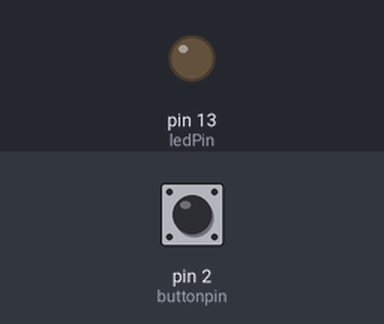
The sketch below on a simulated Arduino Uno, built with avr-gcc and run on an emulated ATmega328P. Parts: output pins drawn as LEDs (lit = HIGH). Inputs (shaded band) come from the test bench; at power-on: pin 2 (buttonpin) LOW.

Above: at 1.2 s.
1.3 s: pin 2 (buttonpin) pulled HIGH for 0.15 s
At 1.7 s:
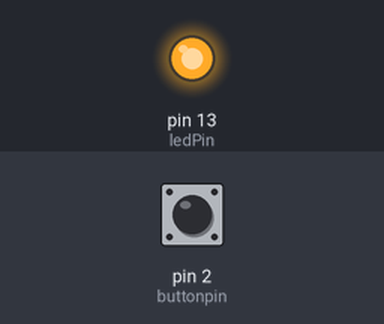
3.8 s: pin 2 (buttonpin) pulled HIGH for 3.2 s
At 8.7 s:
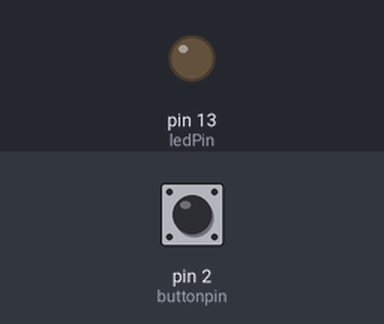
Timing chart, 0 to 10.2 s (numbered marks = the images above; inputs shaded):
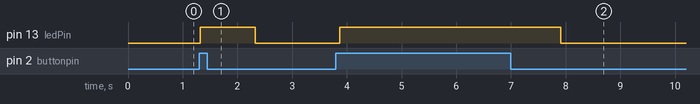

The sketch:

testing_button_wiring_on_head.ino
```cpp
int buttonpin = 2;
int ledPin = 13;
int buttonState = 0;


void setup() {
  // put your setup code here, to run once:
  pinMode (buttonpin, INPUT);
  pinMode (ledPin, OUTPUT);
}

void loop() {
  // put your main code here, to run repeatedly:
  buttonState = digitalRead(buttonpin);

  if (buttonState == HIGH) {
    digitalWrite(ledPin, HIGH);
    delay(1000);

  } else {
    digitalWrite(ledPin, LOW);
    delay(100);
  }

  delay(10);


}
```

Measured:
- after the input at 1.3 s, pin 13 (ledPin): LOW → HIGH at once, → LOW 1.0 s later
- after the input at 3.8 s, pin 13 (ledPin): LOW → HIGH after 0.07 s, → LOW 4.0 s later
